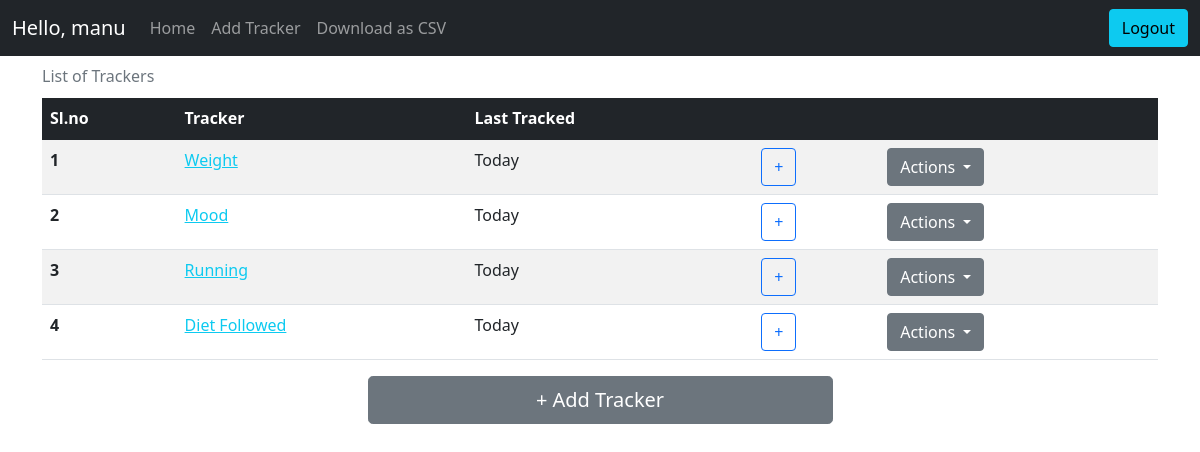
Before: / (signed in) with the older database file.
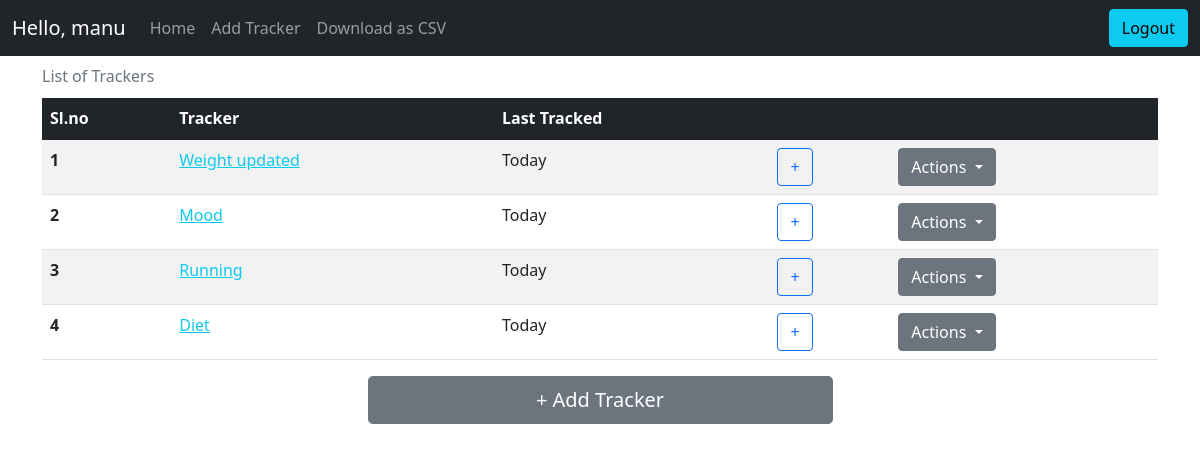
After: the same page with the newer database file.
### application/models.py (models this page shows)
class User(db.Model, UserMixin):
    __tablename__ = "user"
    id = db.Column(db.Integer, autoincrement=True, primary_key=True)
    username = db.Column(db.String)
    email = db.Column(db.String, unique=True)
    password = db.Column(db.String(255))
    active = db.Column(db.Boolean())
    trackers = db.relationship("Tracker", backref="tracker")
    roles = db.relationship('Role', secondary=roles_users, backref=db.backref('users', lazy='dynamic'))

class Tracker(db.Model):
    __tablename__ = "tracker"
    id = db.Column(db.Integer, primary_key=True, autoincrement=True)
    name = db.Column(db.String, nullable=False)
    description = db.Column(db.String)
    type = db.Column(db.Integer, nullable=False)
    settings = db.Column(db.String)
    user_id = db.Column(db.Integer,  db.ForeignKey("user.id"), nullable=False)
    activity = db.relationship("Activity", backref="activity")

### main.py (the view)
@app.route("/", methods=["GET"])
@login_required
def home():
    if request.method == "GET":
        trackers, lastTimestamps = getTrackers()
        return (
            render_template(
                "home.html", trackers=trackers, lastTimestamps=lastTimestamps
            ),
            200,
        )

### main.py (called while the page is built)
@app.after_request
def after_request(response):
    header = response.headers
    header["Access-Control-Allow-Origin"] = "*"
    return response

@app.after_request
def after_request(response):
    header = response.headers
    header["Access-Control-Allow-Origin"] = "*"
    return response

def getTrackers():
    trackers = (
        db.session.query(Tracker).filter(Tracker.user_id == current_user.id).all()
    )
    lastTimeStamps = {}
    for t in trackers:
        activity = (
            db.session.query(Activity)
            .filter(Activity.tracker_id == t.id)
            .order_by(Activity.timestamp.desc())
            .first()
        )
        if activity is None:
            lastTimeStamps[t.id] = "No Logs yet"
        else:
            lastTimeStamps[t.id] = convertToNaturalday(activity.timestamp)
    return trackers, lastTimeStamps

def convertToNaturalday(dt):
    count = (datetime.now() - dt).days
    if count == 0 or count == -1:
        return "Today"
    elif count == 1:
        return "Yesterday"
    elif count > 1 and count < 31:
        return str(count) + " day(s) ago"
    elif count > 30 and count < 366:
        return (
            "" + str(int(count / 30)) + " Month(s) " + str(count % 30) + " Day(s) ago"
        )
    elif count > 365:
        noOfYears = str(int(count / 365))
        remaining = str(count % 365)
        return "" + noOfYears + " Year(s) " + remaining + " Day(s) ago"
    return (datetime.now() - dt).days

### templates/home.html (shortened to what this page needs)
<!DOCTYPE html>
<html>
{% include './head_content.html' %}
<body  onload="onLoadHome()">
    {% include './navbar.html' %}
    <div class="container">
        {% if trackers|length > 0 %}
        <table class="table table-striped table-hover caption-top">
            <caption>List of Trackers</caption>
            <thead class="table-dark">
                <tr>
                    <th scope="col">Sl.no</th>
                    <th scope="col">Tracker</th>
                    <th scope="col">Last Tracked</th>
                    <th scope="col"></th>
                    <th scope="col"></th>
                </tr>
            </thead>
            <tbody>
                {% for t in trackers %}
                <tr>
                    <th scope="row"> {{ loop.index }}</th>
                    <td><a href="/tracker/{{ t.id }}/overview" class="tracker-links link-info">{{ t.name }}</a></td>
                    <td>{{ lastTimestamps[t.id] }}</td>
                    <td><a class="btn btn-outline-primary" href="/tracker/{{ t.id }}/log" role="button">+</a></td>
                    <td>
                        <div class="dropdown">
                            <a class="btn btn-secondary dropdown-toggle" href="#" role="button" id="dropdownMenuLink"
                                data-bs-toggle="dropdown" aria-expanded="false">
                                Actions
                            </a>
                        </div>
                    </td>
                </tr>
                {% endfor %}
            </tbody>
        </table>
        {% else %}
        <h5 class="text-center">There are no trackers present. Go ahead create one by cliking Add Tracker</h5>
        {% endif %}
        <div class="vstack gap-2 col-md-5 mx-auto">
            <a class="btn btn-secondary btn-lg" href="/tracker/create" role="button">+ Add Tracker</a>
        </div>
    </div>
</body>
</html>

### templates/head_content.html (shortened to what this page needs)
<head>
    <link rel="stylesheet" href="https://cdn.jsdelivr.net/npm/bootstrap-icons@1.8.1/font/bootstrap-icons.css">
    <link href="https://cdn.jsdelivr.net/npm/bootstrap@5.1.3/dist/css/bootstrap.min.css" rel="stylesheet"
>
    <link rel="stylesheet" type="text/css" href="{{ url_for('static', filename='style.css') }}" />
</head>

### templates/navbar.html (shortened to what this page needs)
<nav class="navbar sticky-top navbar-expand-lg navbar-dark bg-dark">
  <div class="container-fluid">
    <a class="navbar-brand" href="/">Hello, {{current_user.username}}</a>
    {% if current_user.is_authenticated %}
    <div class="collapse navbar-collapse" id="navbarText">
      <ul class="navbar-nav me-auto mb-2 mb-lg-0">
        <li class="nav-item">
          <a class="nav-link" aria-current="page" href="/">Home</a>
        </li>
        <li class="nav-item">
          <a class="nav-link" href="/tracker/create">Add Tracker</a>
        </li>
        <li class="nav-item">
          <a class="nav-link" href="/export">Download as CSV</a>
        </li>
      </ul>
      <form action="/logout" method="GET">
        <button class="btn btn-info" type="submit">Logout</button>
      </form>
      {% elif isLogin == True %}
      <form action="/register" method="GET">
        <button class="btn btn-info" type="submit">Register</button>
      </form>
      {% else %}
      <form action="/login" method="GET">
        <button class="btn btn-info" type="submit">Login</button>
      </form>
      {% endif %}
    </div>
  </div>
</nav>

Changed rows visible on the page:
changed Tracker: name "Weight" → "Weight updated"
changed Tracker: name "Diet Followed" → "Diet"
